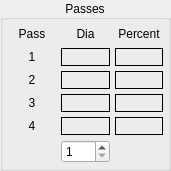
   <widget class="QGroupBox" name="gridGroupBox_7">
    <property name="geometry">
     <rect>
      <x>220</x>
      <y>345</y>
      <width>171</width>
      <height>171</height>
     </rect>
    </property>
    <property name="title">
     <string>Passes</string>
    </property>
    <property name="alignment">
     <set>Qt::AlignCenter</set>
    </property>
    <layout class="QGridLayout" name="gridLayout_10">
     <property name="leftMargin">
      <number>5</number>
     </property>
     <property name="topMargin">
      <number>5</number>
     </property>
     <property name="rightMargin">
      <number>5</number>
     </property>
     <property name="bottomMargin">
      <number>5</number>
     </property>
     <property name="spacing">
      <number>5</number>
     </property>
     <item row="5" column="1">
      <widget class="QSpinBox" name="numPassesSP">
       <property name="minimum">
        <number>1</number>
       </property>
       <property name="maximum">
        <number>4</number>
       </property>
      </widget>
     </item>
     <item row="0" column="2">
      <widget class="QLabel" name="label_30">
       <property name="text">
        <string>Percent</string>
       </property>
       <property name="alignment">
        <set>Qt::AlignCenter</set>
       </property>
      </widget>
     </item>
     <item row="0" column="1">
      <widget class="QLabel" name="label_29">
       <property name="text">
        <string>Dia</string>
       </property>
       <property name="alignment">
        <set>Qt::AlignCenter</set>
       </property>
      </widget>
     </item>
     <item row="1" column="2">
      <widget class="QLabel" name="passPercentLbl_1">
       <property name="frameShape">
        <enum>QFrame::Box</enum>
       </property>
       <property name="text">
        <string/>
       </property>
       <property name="alignment">
        <set>Qt::AlignCenter</set>
       </property>
      </widget>
     </item>
     <item row="1" column="1">
      <widget class="QLabel" name="passDiaLbl_0">
       <property name="frameShape">
        <enum>QFrame::Box</enum>
       </property>
       <property name="text">
        <string/>
       </property>
       <property name="alignment">
        <set>Qt::AlignCenter</set>
       </property>
      </widget>
     </item>
     <item row="0" column="0">
      <widget class="QLabel" name="label_35">
       <property name="text">
        <string>Pass</string>
       </property>
       <property name="alignment">
        <set>Qt::AlignCenter</set>
       </property>
      </widget>
     </item>
     <item row="1" column="0">
      <widget class="QLabel" name="label_36">
       <property name="text">
        <string>1</string>
       </property>
       <property name="alignment">
        <set>Qt::AlignCenter</set>
       </property>
      </widget>
     </item>
     <item row="2" column="0">
      <widget class="QLabel" name="label_37">
       <property name="text">
        <string>2</string>
       </property>
       <property name="alignment">
        <set>Qt::AlignCenter</set>
       </property>
      </widget>
     </item>
     <item row="3" column="0">
      <widget class="QLabel" name="label_38">
       <property name="text">
        <string>3</string>
       </property>
       <property name="alignment">
        <set>Qt::AlignCenter</set>
       </property>
      </widget>
     </item>
     <item row="4" column="0">
      <widget class="QLabel" name="label_39">
       <property name="text">
        <string>4</string>
       </property>
       <property name="alignment">
        <set>Qt::AlignCenter</set>
       </property>
      </widget>
     </item>
     <item row="2" column="1">
      <widget class="QLabel" name="passDiaLbl_1">
       <property name="frameShape">
        <enum>QFrame::Box</enum>
       </property>
       <property name="text">
        <string/>
       </property>
       <property name="alignment">
        <set>Qt::AlignCenter</set>
       </property>
      </widget>
     </item>
     <item row="3" column="1">
      <widget class="QLabel" name="passDiaLbl_2">
       <property name="frameShape">
        <enum>QFrame::Box</enum>
       </property>
       <property name="text">
        <string/>
       </property>
       <property name="alignment">
        <set>Qt::AlignCenter</set>
       </property>
      </widget>
     </item>
     <item row="4" column="1">
      <widget class="QLabel" name="passDiaLbl_3">
       <property name="frameShape">
        <enum>QFrame::Box</enum>
       </property>
       <property name="text">
        <string/>
       </property>
       <property name="alignment">
        <set>Qt::AlignCenter</set>
       </property>
      </widget>
     </item>
     <item row="2" column="2">
      <widget class="QLabel" name="passPercentLbl_2">
       <property name="frameShape">
        <enum>QFrame::Box</enum>
       </property>
       <property name="text">
        <string/>
       </property>
       <property name="alignment">
        <set>Qt::AlignCenter</set>
       </property>
      </widget>
     </item>
     <item row="3" column="2">
      <widget class="QLabel" name="passPercentLbl_3">
       <property name="frameShape">
        <enum>QFrame::Box</enum>
       </property>
       <property name="text">
        <string/>
       </property>
       <property name="alignment">
        <set>Qt::AlignCenter</set>
       </property>
      </widget>
     </item>
     <item row="4" column="2">
      <widget class="QLabel" name="passPercentLbl_4">
       <property name="frameShape">
        <enum>QFrame::Box</enum>
       </property>
       <property name="text">
        <string/>
       </property>
       <property name="alignment">
        <set>Qt::AlignCenter</set>
       </property>
      </widget>
     </item>
    </layout>
   </widget>
